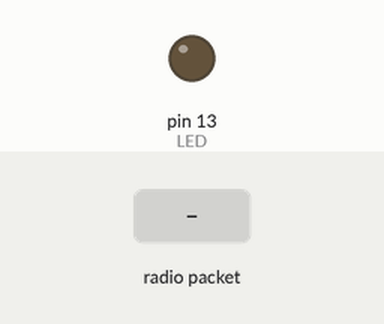
Recording of a sketch running on a simulated Arduino Uno, built with avr-gcc and run on an emulated ATmega328P. Shown: output pins drawn as LEDs (lit = HIGH). The inputs (shaded band) are chosen by the test bench. No radio packets arrive unless stated; pins used as bus, display or sensor lines are not drawn; what the sketch prints to the serial monitor is not drawn.

Above: at 1.3 s.
1.4 s: radio packet "1" arrives
Timing chart, 0 to 4.4 s (numbered marks = the images above; inputs shaded):
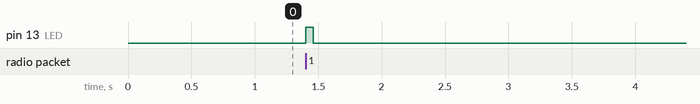

The sketch:

server.ino
```cpp
#include <SPI.h>
#include <RH_RF95.h>

#define RFM95_CS 10
#define RFM95_RST 9
#define RFM95_INT 2

// Mude para 434.0 ou outra frequência, deve corresponder ao RX's frequencia!
#define RF95_FREQ 868.0

// Instância singleton do driver de radio
RH_RF95 rf95(RFM95_CS, RFM95_INT);

// Pisca no recebimento
#define LED 13

void setup()
{
  pinMode(LED, OUTPUT);
  pinMode(RFM95_RST, OUTPUT);
  digitalWrite(RFM95_RST, HIGH);

  while (!Serial);
  Serial.begin(9600);
  delay(100);

  Serial.println("Teste Arduino LoRa RX!");

 // reset manual
  digitalWrite(RFM95_RST, LOW);
  delay(10);
  digitalWrite(RFM95_RST, HIGH);
  delay(10);

  while (!rf95.init()) {
    Serial.println("Falha na inicialização do rádio LoRa");
    while (1);
  }
  Serial.println("Iniciar radio LoRa  OK!");

// Os padrões após a inicialização são 434.0MHz, modulação GFSK_Rb250Fd250, +13dbM
if (!rf95.setFrequency(RF95_FREQ)) {
    Serial.println("setFrequency failed");
    while (1);
  }
  Serial.print("Definir Freq para: "); Serial.println(RF95_FREQ);

   // Os padrões após a inicialização são 434.0MHz, 13dBm, Bw = 125 kHz, Cr = 4/5, Sf = 128chips/symbol, CRC on

  // A potência padrão do transmissor é 13dBm, usando PA_BOOST.
  // Se você estiver usando módulos RFM95/96/97/98 que usam o pino do transmissor PA_BOOST,
  // você pode definir as potências do transmissor de 5 a 23 dBm:
  rf95.setTxPower(23, false);
}

void loop()
{
  if (rf95.available())
  {
    // Deve ser uma mensagem para nós agora
    uint8_t buf[RH_RF95_MAX_MESSAGE_LEN];
    uint8_t len = sizeof(buf);

    if (rf95.recv(buf, &len))
    {
      digitalWrite(LED, HIGH);
      RH_RF95::printBuffer("Recebido: ", buf, len);
      Serial.print("Got: ");
      Serial.println((char*)buf);
       Serial.print("RSSI: ");
      Serial.println(rf95.lastRssi(), DEC);

      // Send a reply
      uint8_t data[] = "E olá de volta Cliente";
      rf95.send(data, sizeof(data));
      rf95.waitPacketSent();
      Serial.println("Enviou uma resposta");
      digitalWrite(LED, LOW);
    }
    else
    {
      Serial.println("Falha no recebimento");
    }
  }
}
```

Measured:
- after the input at 1.4 s, pin 13 (LED): LOW → HIGH at once, → LOW 0.06 s later
